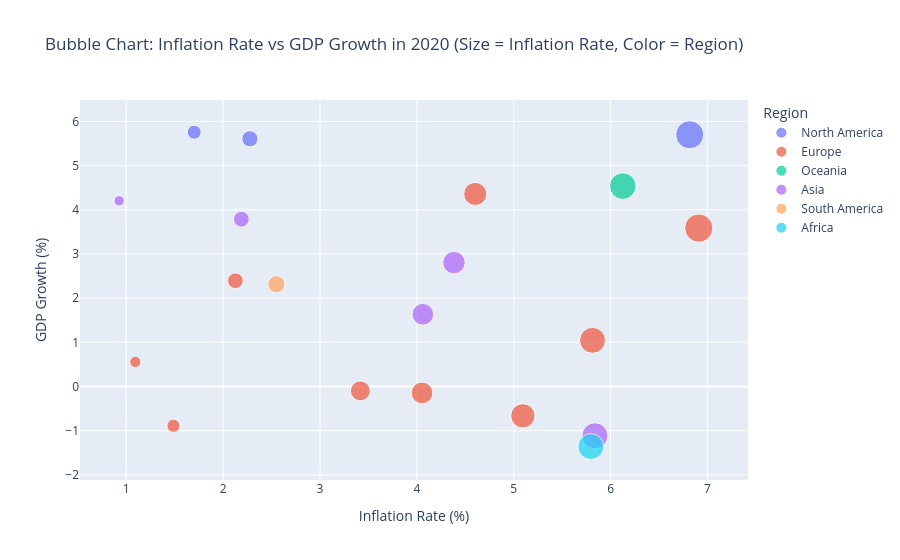

Notebook cell for this chart:
### Markdown cell above
***Whereas the visualizations above where requested within the final project guidelines, the following visualizations are specific to my project regarding the pandemic***

### Code cell
fig = px.scatter(
    df_2020,
    x='Inflation Rate (%)',
    y='GDP Growth (%)',
    size='Inflation Rate (%)',
    color='Region',
    hover_data=['Country', 'Code'],
    title='Bubble Chart: Inflation Rate vs GDP Growth in 2020 (Size = Inflation Rate, Color = Region)',
    color_continuous_scale='Viridis',  # Set your preferred color scale
    range_color=[0, 50]
)
plt.savefig('Raven_Shaw_FinalProject_IG_2020.jpg')
fig.show()

### Figure 1 — Plotly figure (JSON) as saved in the notebook; plotly's stock layout.template omitted (floating-point values rounded to 4 significant figures)
{"data": [{"customdata": [["USA", "USA"], ["Canada", "CAN"], ["Mexico", "MEX"]], "hovertemplate": "Region=North America<br>Inflation Rate (%)=%{marker.size}<br>GDP Growth (%)=%{y}<br>Country=%{customdata[0]}<br>Code=%{customdata[1]}<extra></extra>", "legendgroup": "North America", "marker": {"color": "#636efa", "size": [1.702, 6.817, 2.276], "sizemode": "area", "sizeref": 0.01728, "symbol": "circle"}, "mode": "markers", "name": "North America", "orientation": "v", "showlegend": true, "type": "scatter", "x": [1.702, 6.817, 2.276], "xaxis": "x", "y": [5.757, 5.7, 5.607], "yaxis": "y"}, {"customdata": [["UK", "GBR"], ["Germany", "DEU"], ["France", "FRA"], ["Italy", "ITA"], ["Spain", "ESP"], ["Russia", "RUS"], ["Netherlands", "NLD"], ["Sweden", "SWE"], ["Switzerland", "CHE"]], "hovertemplate": "Region=Europe<br>Inflation Rate (%)=%{marker.size}<br>GDP Growth (%)=%{y}<br>Country=%{customdata[0]}<br>Code=%{customdata[1]}<extra></extra>", "legendgroup": "Europe", "marker": {"color": "#EF553B", "size": [4.602, 2.127, 1.093, 6.91, 1.487, 5.094, 3.417, 4.054, 5.813], "sizemode": "area", "sizeref": 0.01728, "symbol": "circle"}, "mode": "markers", "name": "Europe", "orientation": "v", "showlegend": true, "type": "scatter", "x": [4.602, 2.127, 1.093, 6.91, 1.487, 5.094, 3.417, 4.054, 5.813], "xaxis": "x", "y": [4.358, 2.394, 0.5545, 3.585, -0.8894, -0.6637, -0.09965, -0.1444, 1.045], "yaxis": "y"}, {"customdata": [["Australia", "AUS"]], "hovertemplate": "Region=Oceania<br>Inflation Rate (%)=%{marker.size}<br>GDP Growth (%)=%{y}<br>Country=%{customdata[0]}<br>Code=%{customdata[1]}<extra></extra>", "legendgroup": "Oceania", "marker": {"color": "#00cc96", "size": [6.126], "sizemode": "area", "sizeref": 0.01728, "symbol": "circle"}, "mode": "markers", "name": "Oceania", "orientation": "v", "showlegend": true, "type": "scatter", "x": [6.126], "xaxis": "x", "y": [4.537], "yaxis": "y"}, {"customdata": [["India", "IND"], ["China", "CHN"], ["Japan", "JPN"], ["South Korea", "PRK"], ["UAE", "ARE"]], "hovertemplate": "Region=Asia<br>Inflation Rate (%)=%{marker.size}<br>GDP Growth (%)=%{y}<br>Country=%{customdata[0]}<br>Code=%{customdata[1]}<extra></extra>", "legendgroup": "Asia", "marker": {"color": "#ab63fa", "size": [5.838, 0.9271, 4.383, 2.188, 4.062], "sizemode": "area", "sizeref": 0.01728, "symbol": "circle"}, "mode": "markers", "name": "Asia", "orientation": "v", "showlegend": true, "type": "scatter", "x": [5.838, 0.9271, 4.383, 2.188, 4.062], "xaxis": "x", "y": [-1.115, 4.204, 2.804, 3.787, 1.635], "yaxis": "y"}, {"customdata": [["Brazil", "BRA"]], "hovertemplate": "Region=South America<br>Inflation Rate (%)=%{marker.size}<br>GDP Growth (%)=%{y}<br>Country=%{customdata[0]}<br>Code=%{customdata[1]}<extra></extra>", "legendgroup": "South America", "marker": {"color": "#FFA15A", "size": [2.549], "sizemode": "area", "sizeref": 0.01728, "symbol": "circle"}, "mode": "markers", "name": "South America", "orientation": "v", "showlegend": true, "type": "scatter", "x": [2.549], "xaxis": "x", "y": [2.316], "yaxis": "y"}, {"customdata": [["South Africa", "ZAF"]], "hovertemplate": "Region=Africa<br>Inflation Rate (%)=%{marker.size}<br>GDP Growth (%)=%{y}<br>Country=%{customdata[0]}<br>Code=%{customdata[1]}<extra></extra>", "legendgroup": "Africa", "marker": {"color": "#19d3f3", "size": [5.796], "sizemode": "area", "sizeref": 0.01728, "symbol": "circle"}, "mode": "markers", "name": "Africa", "orientation": "v", "showlegend": true, "type": "scatter", "x": [5.796], "xaxis": "x", "y": [-1.359], "yaxis": "y"}], "layout": {"autosize": true, "legend": {"itemsizing": "constant", "title": {"text": "Region"}, "tracegroupgap": 0}, "title": {"text": "Bubble Chart: Inflation Rate vs GDP Growth in 2020 (Size = Inflation Rate, Color = Region)"}, "xaxis": {"anchor": "y", "autorange": true, "domain": [0, 1], "range": [0.5391, 7.378], "title": {"text": "Inflation Rate (%)"}, "type": "linear"}, "yaxis": {"anchor": "x", "autorange": true, "domain": [0, 1], "range": [-2.616, 7.022], "title": {"text": "GDP Growth (%)"}, "type": "linear"}}}
